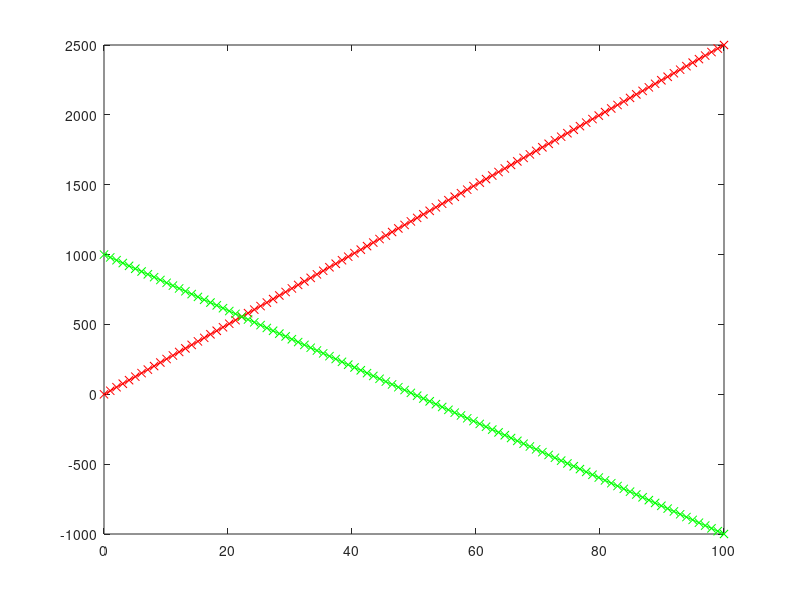

This figure's MATLAB source:
# values
X = linspace(0,100,100)

Y1 = 25 * X
Y2 = -20 * X + 1000

# settings
title("Linear Graph");
xlabel("x-Achse");
ylabel("y-Achse");
set(gca, "Fontsize", 16);

plot(X,Y1,'-xr')
hold on
plot(X,Y2,'-xg')
